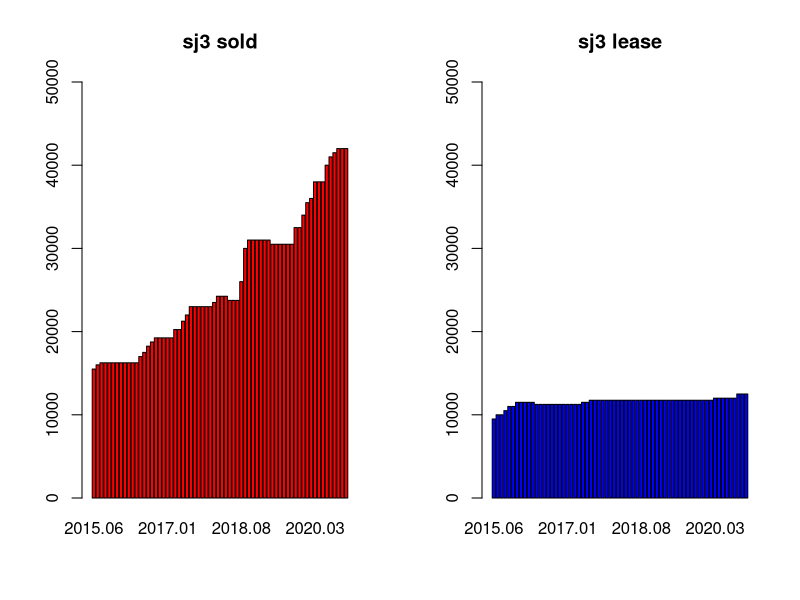
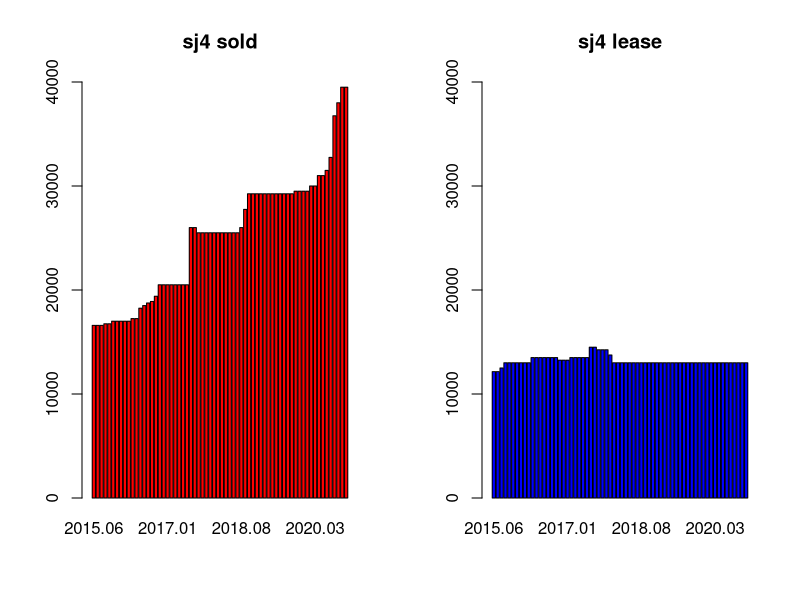
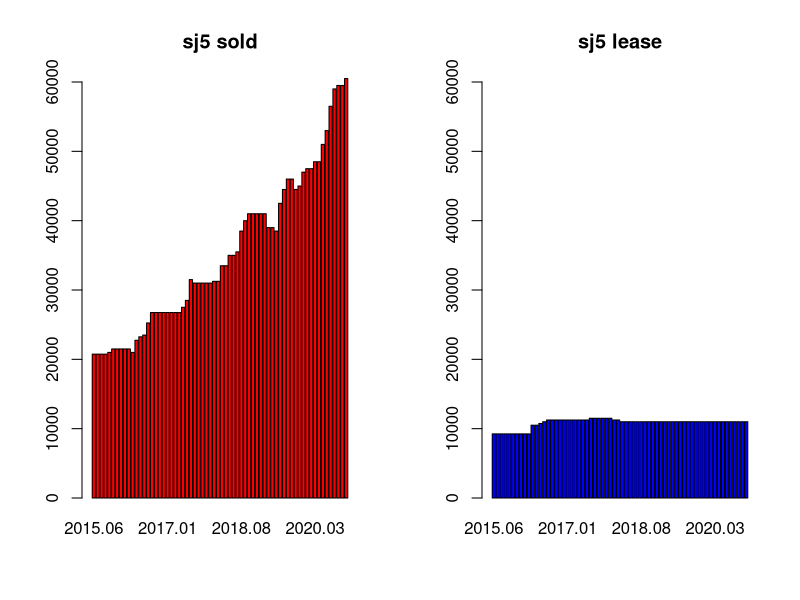
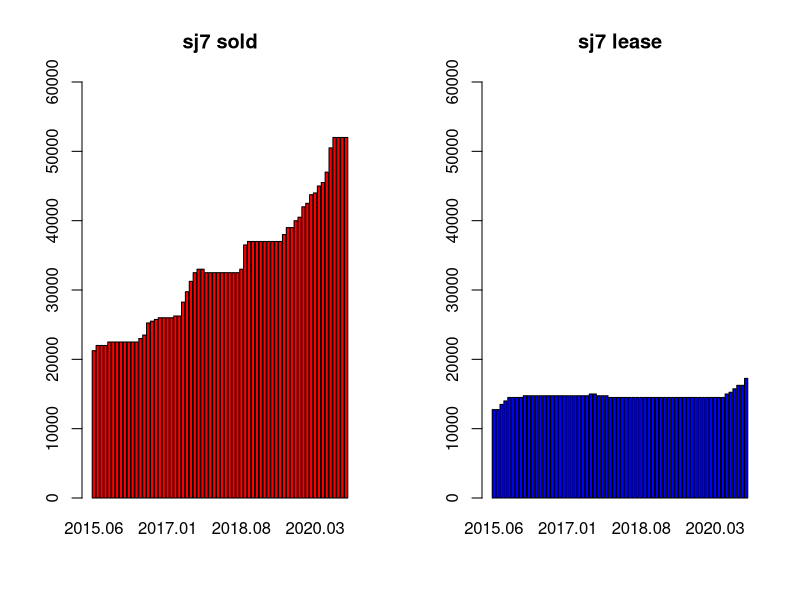
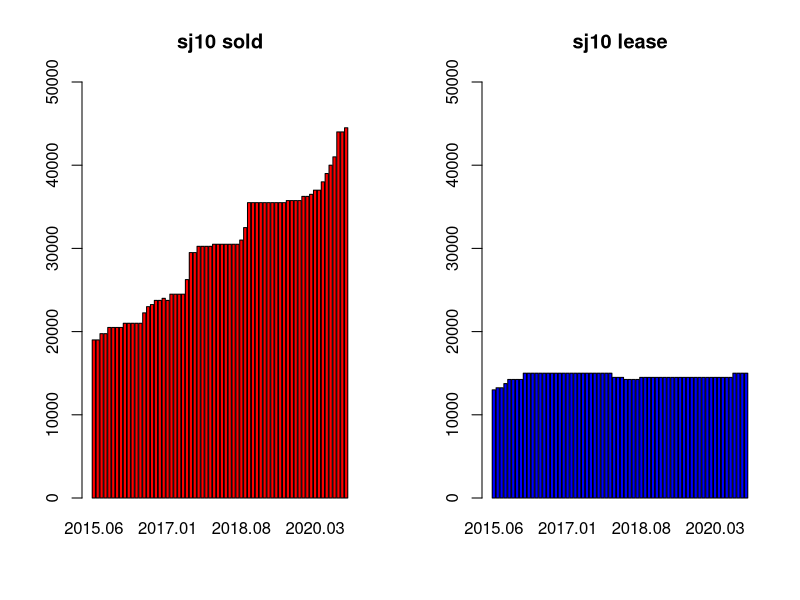
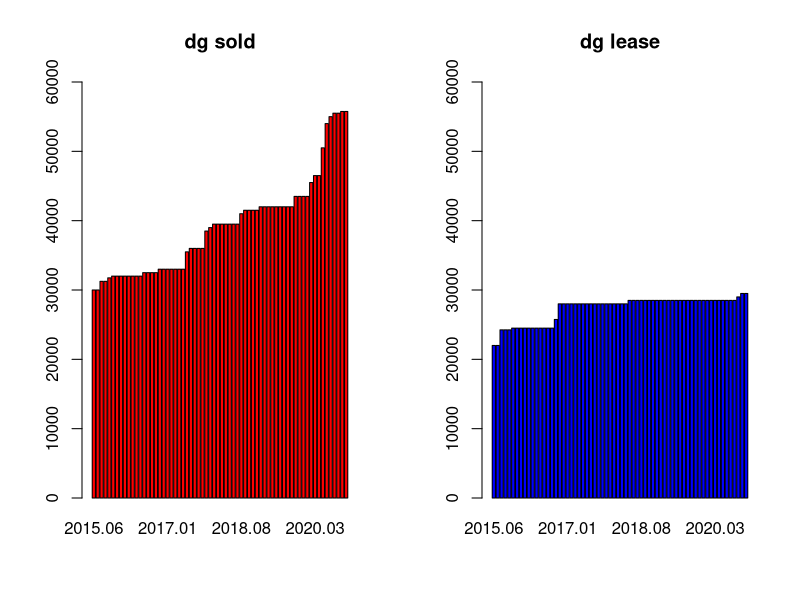
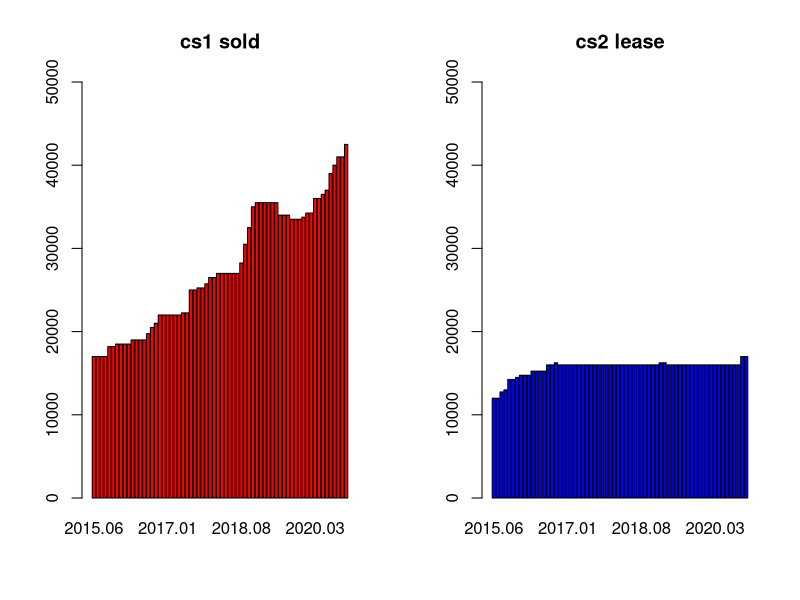
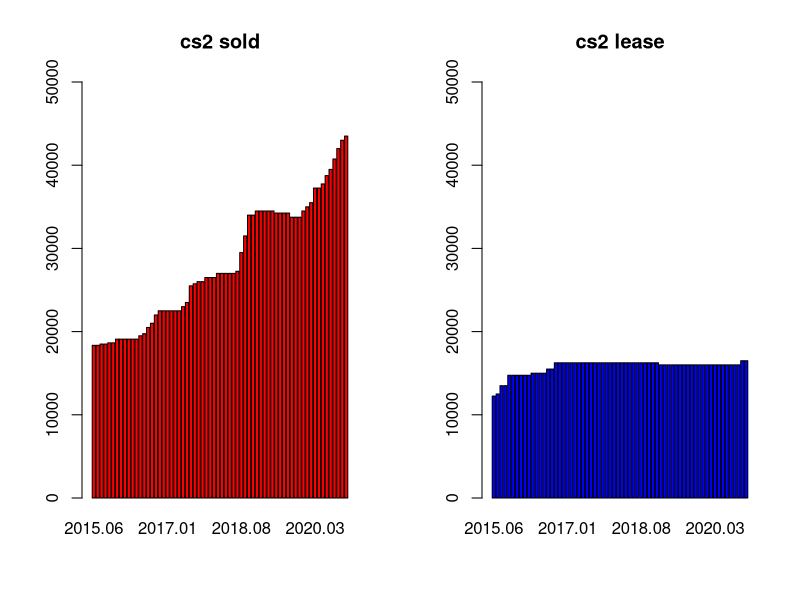

The R script that drew these images, in order:
library(magrittr)
library(dplyr)
options("scipen" = 100)

data <- read.csv("./data/report2.csv") %>% 
  arrange(date)

for(i in 2:ncol(data)){
  data[,i] %<>%
    gsub("[[:punct:]]", "", .) %>% 
    as.numeric()
}

par(mfrow=c(1,2))
barplot(data$sj3.sold, names=data$date, ylim=c(0,50000), main="sj3 sold", col = "red")
barplot(data$sj3.lease, names=data$date, ylim=c(0,50000), main="sj3 lease", col = "blue")

par(mfrow=c(1,2))
barplot(data$sj4.sold, names=data$date, ylim=c(0,40000), main="sj4 sold", col = "red")
barplot(data$sj4.lease, names=data$date, ylim=c(0,40000), main="sj4 lease", col = "blue")

par(mfrow=c(1,2))
barplot(data$sj5.sold, names=data$date, ylim=c(0,60000), main="sj5 sold", col = "red")
barplot(data$sj5.lease, names=data$date, ylim=c(0,60000), main="sj5 lease", col = "blue")

par(mfrow=c(1,2))
barplot(data$sj7.sold, names=data$date, ylim=c(0,60000), main="sj7 sold", col = "red")
barplot(data$sj7.lease, names=data$date, ylim=c(0,60000), main="sj7 lease", col = "blue")

par(mfrow=c(1,2))
barplot(data$sj10.sold, names=data$date, ylim=c(0,50000), main="sj10 sold", col = "red")
barplot(data$sj10.lease, names=data$date, ylim=c(0,50000), main="sj10 lease", col = "blue")

par(mfrow=c(1,2))
barplot(data$dg.sold, names=data$date, ylim=c(0,60000), main="dg sold", col = "red")
barplot(data$dg.lease, names=data$date, ylim=c(0,60000), main="dg lease", col = "blue")

par(mfrow=c(1,2))
barplot(data$cs1.sold, names=data$date, ylim=c(0,50000), main="cs1 sold", col = "red")
barplot(data$cs1.lease, names=data$date, ylim=c(0,50000), main="cs2 lease", col = "blue")

par(mfrow=c(1,2))
barplot(data$cs2.sold, names=data$date, ylim=c(0,50000), main="cs2 sold", col = "red")
barplot(data$cs2.lease, names=data$date, ylim=c(0,50000), main="cs2 lease", col = "blue")

par(mfrow=c(1,2))
barplot(data$cbi.sold, names=data$date, ylim=c(0,100000), main="cbi sold", col = "red")
barplot(data$cbi.lease, names=data$date, ylim=c(0,100000), main="cbi lease", col = "blue")

par(mfrow=c(1,2))
barplot(data$dc.sold, names=data$date, ylim=c(0,80000), main="dc sold", col = "red")
barplot(data$dc.lease, names=data$date, ylim=c(0,80000), main="dc lease", col = "blue")

